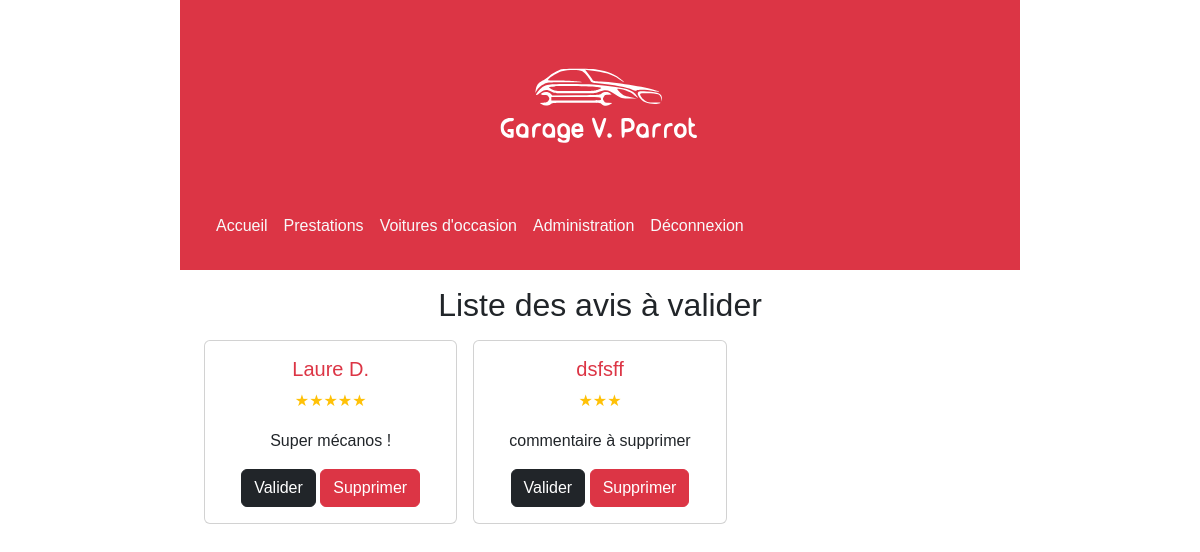
Page /views/validateReview.php (signed in) on the committed database.
### tables this page shows
CREATE TABLE reviews (
  reviewId integer AUTO_INCREMENT PRIMARY KEY,
  clientName varchar(100) NOT NULL,
  comment text(500) NOT NULL,
  rate integer(2) NOT NULL,
  date Datetime NOT NULL,
  validated boolean DEFAULT FALSE
);

### views/validateReview.php (the view, shortened to what this page needs)
<?php
include_once '../config/connectDbAdmin.php';
try {
  $pdo = new PDO($dsn, $username, $password);
  $pdo->setAttribute(PDO::ATTR_ERRMODE, PDO::ERRMODE_EXCEPTION);
} catch (PDOException $e) {
  echo 'Erreur de connexion : ' . $e->getMessage();
  exit();
}
$stmt = $pdo->query('SELECT * FROM reviews WHERE validated = 0');
$reviews = $stmt->fetchAll(PDO::FETCH_ASSOC);
function stars($rate)
{
  switch ($rate) {
    case 3:
      echo "★★★";
      break;
    case 5:
      echo "★★★★★";
      break;
  }
}
?>
<!DOCTYPE html>
<html lang="fr">
<head>
  <link href="https://cdn.jsdelivr.net/npm/bootstrap@5.3.2/dist/css/bootstrap.min.css" rel="stylesheet">
  <link rel="stylesheet" href="../assets/css/style.css">
</head>
<body>
  <?php require_once 'header.php'; ?>
  <main class="container-fluid">
    <div class="container p-3 text-center">
      <h2>Liste des avis à valider</h2>
      <div class="row">
        <?php foreach ($reviews as $review) : ?>
          <div class="col-md-4 p-2">
            <div class="card">
              <div class="card-body">
                <h5 class="card-title text-danger"><?php echo $review['clientName']; ?></h5>
                <p class="card-text text-warning"><?php stars($review['rate']); ?></p>
                <p class="card-text"><?php echo $review['comment']; ?></p>
                <form method="post" action="<?php echo htmlspecialchars($_SERVER['PHP_SELF']); ?>">
                  <button type="submit" name="action" value="validate" class="btn btn-dark">Valider</button>
                  <button type="submit" name="action" value="delete" class="btn btn-danger">Supprimer</button>
                </form>
              </div>
            </div>
          </div>
        <?php endforeach; ?>
      </div>
    </div>
  </main>
</body>
</html>

### assets/css/style.css (style rules this page uses)
@media (min-width:1024px) { body { width: 70%; margin: auto; } }
body { font-family: "Barlow", sans-serif; }
h1, h2, h3, h5 { font-family: "Rajdhani", sans-serif; }

### rows in the picture
reviews: clientName "Laure D.", comment "Super mécanos !"
reviews: clientName "dsfsff", comment "commentaire à supprimer"
